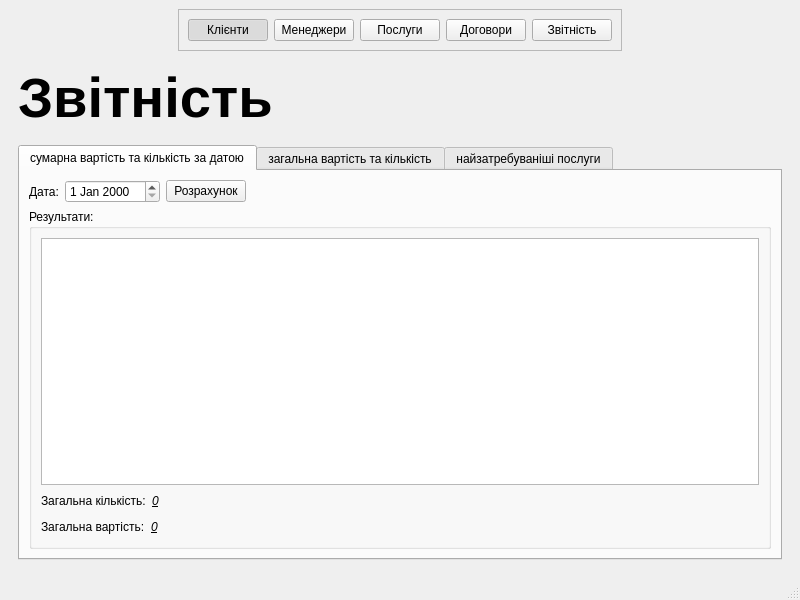
<?xml version="1.0" encoding="UTF-8"?>
<ui version="4.0">
 <class>MainWindow</class>
 <widget class="QMainWindow" name="MainWindow">
  <property name="geometry">
   <rect>
    <x>0</x>
    <y>0</y>
    <width>800</width>
    <height>600</height>
   </rect>
  </property>
  <property name="windowTitle">
   <string>Головне</string>
  </property>
  <widget class="QWidget" name="centralwidget">
   <layout class="QVBoxLayout" name="verticalLayout">
    <item>
     <layout class="QHBoxLayout" name="horizontalLayout_2">
      <item>
       <spacer name="horizontalSpacer">
        <property name="orientation">
         <enum>Qt::Horizontal</enum>
        </property>
        <property name="sizeHint" stdset="0">
         <size>
          <width>40</width>
          <height>20</height>
         </size>
        </property>
       </spacer>
      </item>
      <item>
       <widget class="QFrame" name="frame_menu_buttons">
        <property name="frameShape">
         <enum>QFrame::StyledPanel</enum>
        </property>
        <property name="frameShadow">
         <enum>QFrame::Raised</enum>
        </property>
        <layout class="QHBoxLayout" name="horizontalLayout">
         <item>
          <widget class="QPushButton" name="pushButton">
           <property name="text">
            <string>Клієнти</string>
           </property>
           <property name="checkable">
            <bool>true</bool>
           </property>
           <property name="checked">
            <bool>true</bool>
           </property>
           <property name="autoExclusive">
            <bool>true</bool>
           </property>
          </widget>
         </item>
         <item>
          <widget class="QPushButton" name="pushButton_2">
           <property name="text">
            <string>Менеджери</string>
           </property>
           <property name="checkable">
            <bool>true</bool>
           </property>
           <property name="autoExclusive">
            <bool>true</bool>
           </property>
          </widget>
         </item>
         <item>
          <widget class="QPushButton" name="pushButton_3">
           <property name="text">
            <string>Послуги</string>
           </property>
           <property name="checkable">
            <bool>true</bool>
           </property>
           <property name="autoExclusive">
            <bool>true</bool>
           </property>
          </widget>
         </item>
         <item>
          <widget class="QPushButton" name="pushButton_4">
           <property name="text">
            <string>Договори</string>
           </property>
           <property name="checkable">
            <bool>true</bool>
           </property>
           <property name="autoExclusive">
            <bool>true</bool>
           </property>
          </widget>
         </item>
         <item>
          <widget class="QPushButton" name="pushButton_5">
           <property name="text">
            <string>Звітність</string>
           </property>
           <property name="checkable">
            <bool>true</bool>
           </property>
           <property name="autoExclusive">
            <bool>true</bool>
           </property>
          </widget>
         </item>
        </layout>
       </widget>
      </item>
      <item>
       <spacer name="horizontalSpacer_2">
        <property name="orientation">
         <enum>Qt::Horizontal</enum>
        </property>
        <property name="sizeHint" stdset="0">
         <size>
          <width>40</width>
          <height>20</height>
         </size>
        </property>
       </spacer>
      </item>
     </layout>
    </item>
    <item>
     <widget class="QStackedWidget" name="stackedWidget">
      <property name="currentIndex">
       <number>4</number>
      </property>
      <widget class="QWidget" name="page">
       <layout class="QVBoxLayout" name="verticalLayout_2">
        <item>
         <widget class="QLabel" name="label">
          <property name="font">
           <font>
            <pointsize>42</pointsize>
            <bold>true</bold>
           </font>
          </property>
          <property name="text">
           <string>Клієнти</string>
          </property>
         </widget>
        </item>
        <item>
         <spacer name="verticalSpacer_4">
          <property name="orientation">
           <enum>Qt::Vertical</enum>
          </property>
          <property name="sizeType">
           <enum>QSizePolicy::Fixed</enum>
          </property>
          <property name="sizeHint" stdset="0">
           <size>
            <width>20</width>
            <height>10</height>
           </size>
          </property>
         </spacer>
        </item>
        <item>
         <widget class="QTableView" name="tableView_clients">
          <property name="editTriggers">
           <set>QAbstractItemView::NoEditTriggers</set>
          </property>
          <property name="selectionMode">
           <enum>QAbstractItemView::SingleSelection</enum>
          </property>
          <property name="selectionBehavior">
           <enum>QAbstractItemView::SelectRows</enum>
          </property>
          <property name="sortingEnabled">
           <bool>true</bool>
          </property>
          <attribute name="horizontalHeaderCascadingSectionResizes">
           <bool>false</bool>
          </attribute>
          <attribute name="horizontalHeaderShowSortIndicator" stdset="0">
           <bool>true</bool>
          </attribute>
          <attribute name="horizontalHeaderStretchLastSection">
           <bool>true</bool>
          </attribute>
          <attribute name="verticalHeaderVisible">
           <bool>false</bool>
          </attribute>
         </widget>
        </item>
        <item>
         <layout class="QHBoxLayout" name="horizontalLayout_3">
          <item>
           <widget class="QPushButton" name="pushButton_clients_remove">
            <property name="text">
             <string>Видалити</string>
            </property>
           </widget>
          </item>
          <item>
           <spacer name="horizontalSpacer_3">
            <property name="orientation">
             <enum>Qt::Horizontal</enum>
            </property>
            <property name="sizeHint" stdset="0">
             <size>
              <width>40</width>
              <height>20</height>
             </size>
            </property>
           </spacer>
          </item>
          <item>
           <widget class="QPushButton" name="pushButton_clients_edit">
            <property name="text">
             <string>Редагувати</string>
            </property>
           </widget>
          </item>
          <item>
           <widget class="QPushButton" name="pushButton_clients_add">
            <property name="text">
             <string>Додати</string>
            </property>
           </widget>
          </item>
         </layout>
        </item>
       </layout>
      </widget>
      <widget class="QWidget" name="page_2">
       <layout class="QVBoxLayout" name="verticalLayout_3">
        <item>
         <widget class="QLabel" name="label_2">
          <property name="font">
           <font>
            <pointsize>42</pointsize>
            <bold>true</bold>
           </font>
          </property>
          <property name="text">
           <string>Менеджери</string>
          </property>
         </widget>
        </item>
        <item>
         <spacer name="verticalSpacer_3">
          <property name="orientation">
           <enum>Qt::Vertical</enum>
          </property>
          <property name="sizeType">
           <enum>QSizePolicy::Fixed</enum>
          </property>
          <property name="sizeHint" stdset="0">
           <size>
            <width>20</width>
            <height>10</height>
           </size>
          </property>
         </spacer>
        </item>
        <item>
         <widget class="QTableView" name="tableView_managers">
          <property name="editTriggers">
           <set>QAbstractItemView::NoEditTriggers</set>
          </property>
          <property name="selectionMode">
           <enum>QAbstractItemView::SingleSelection</enum>
          </property>
          <property name="selectionBehavior">
           <enum>QAbstractItemView::SelectRows</enum>
          </property>
          <property name="sortingEnabled">
           <bool>true</bool>
          </property>
          <attribute name="horizontalHeaderStretchLastSection">
           <bool>true</bool>
          </attribute>
          <attribute name="verticalHeaderVisible">
           <bool>false</bool>
          </attribute>
         </widget>
        </item>
        <item>
         <layout class="QHBoxLayout" name="horizontalLayout_4">
          <item>
           <widget class="QPushButton" name="pushButton_managers_remove">
            <property name="text">
             <string>Видалити</string>
            </property>
           </widget>
          </item>
          <item>
           <spacer name="horizontalSpacer_4">
            <property name="orientation">
             <enum>Qt::Horizontal</enum>
            </property>
            <property name="sizeHint" stdset="0">
             <size>
              <width>40</width>
              <height>20</height>
             </size>
            </property>
           </spacer>
          </item>
          <item>
           <widget class="QPushButton" name="pushButton_managers_edit">
            <property name="text">
             <string>Редагувати</string>
            </property>
           </widget>
          </item>
          <item>
           <widget class="QPushButton" name="pushButton_managers_add">
            <property name="text">
             <string>Додати</string>
            </property>
           </widget>
          </item>
         </layout>
        </item>
       </layout>
      </widget>
      <widget class="QWidget" name="page_3">
       <layout class="QVBoxLayout" name="verticalLayout_4">
        <item>
         <widget class="QLabel" name="label_3">
          <property name="font">
           <font>
            <pointsize>42</pointsize>
            <bold>true</bold>
           </font>
          </property>
          <property name="text">
           <string>Послуги</string>
          </property>
         </widget>
        </item>
        <item>
         <spacer name="verticalSpacer_2">
          <property name="orientation">
           <enum>Qt::Vertical</enum>
          </property>
          <property name="sizeType">
           <enum>QSizePolicy::Fixed</enum>
          </property>
          <property name="sizeHint" stdset="0">
           <size>
            <width>20</width>
            <height>10</height>
           </size>
          </property>
         </spacer>
        </item>
        <item>
         <widget class="QTableView" name="tableView_services">
          <property name="editTriggers">
           <set>QAbstractItemView::NoEditTriggers</set>
          </property>
          <property name="selectionMode">
           <enum>QAbstractItemView::SingleSelection</enum>
          </property>
          <property name="selectionBehavior">
           <enum>QAbstractItemView::SelectRows</enum>
          </property>
          <property name="sortingEnabled">
           <bool>true</bool>
          </property>
          <attribute name="horizontalHeaderStretchLastSection">
           <bool>true</bool>
          </attribute>
          <attribute name="verticalHeaderVisible">
           <bool>false</bool>
          </attribute>
         </widget>
        </item>
        <item>
         <layout class="QHBoxLayout" name="horizontalLayout_5">
          <item>
           <widget class="QPushButton" name="pushButton_services_remove">
            <property name="text">
             <string>Видалити</string>
            </property>
           </widget>
          </item>
          <item>
           <spacer name="horizontalSpacer_5">
            <property name="orientation">
             <enum>Qt::Horizontal</enum>
            </property>
            <property name="sizeHint" stdset="0">
             <size>
              <width>40</width>
              <height>20</height>
             </size>
            </property>
           </spacer>
          </item>
          <item>
           <widget class="QPushButton" name="pushButton_services_edit">
            <property name="text">
             <string>Редагувати</string>
            </property>
           </widget>
          </item>
          <item>
           <widget class="QPushButton" name="pushButton_services_add">
            <property name="text">
             <string>Додати</string>
            </property>
           </widget>
          </item>
         </layout>
        </item>
       </layout>
      </widget>
      <widget class="QWidget" name="page_4">
       <layout class="QVBoxLayout" name="verticalLayout_5">
        <item>
         <widget class="QLabel" name="label_4">
          <property name="font">
           <font>
            <pointsize>42</pointsize>
            <bold>true</bold>
           </font>
          </property>
          <property name="text">
           <string>Договори</string>
          </property>
         </widget>
        </item>
        <item>
         <spacer name="verticalSpacer">
          <property name="orientation">
           <enum>Qt::Vertical</enum>
          </property>
          <property name="sizeType">
           <enum>QSizePolicy::Fixed</enum>
          </property>
          <property name="sizeHint" stdset="0">
           <size>
            <width>20</width>
            <height>10</height>
           </size>
          </property>
         </spacer>
        </item>
        <item>
         <widget class="QTableView" name="tableView_orders">
          <property name="editTriggers">
           <set>QAbstractItemView::NoEditTriggers</set>
          </property>
          <property name="selectionMode">
           <enum>QAbstractItemView::SingleSelection</enum>
          </property>
          <property name="selectionBehavior">
           <enum>QAbstractItemView::SelectRows</enum>
          </property>
          <property name="sortingEnabled">
           <bool>true</bool>
          </property>
          <attribute name="horizontalHeaderStretchLastSection">
           <bool>true</bool>
          </attribute>
          <attribute name="verticalHeaderVisible">
           <bool>false</bool>
          </attribute>
         </widget>
        </item>
        <item>
         <layout class="QHBoxLayout" name="horizontalLayout_6">
          <item>
           <widget class="QPushButton" name="pushButton_orders_remove">
            <property name="text">
             <string>Видалити</string>
            </property>
           </widget>
          </item>
          <item>
           <spacer name="horizontalSpacer_6">
            <property name="orientation">
             <enum>Qt::Horizontal</enum>
            </property>
            <property name="sizeHint" stdset="0">
             <size>
              <width>40</width>
              <height>20</height>
             </size>
            </property>
           </spacer>
          </item>
          <item>
           <widget class="QPushButton" name="pushButton_orders_add">
            <property name="text">
             <string>Додати</string>
            </property>
           </widget>
          </item>
         </layout>
        </item>
       </layout>
      </widget>
      <widget class="QWidget" name="page_5">
       <layout class="QVBoxLayout" name="verticalLayout_6">
        <item>
         <widget class="QLabel" name="label_5">
          <property name="font">
           <font>
            <pointsize>42</pointsize>
            <bold>true</bold>
           </font>
          </property>
          <property name="text">
           <string>Звітність</string>
          </property>
         </widget>
        </item>
        <item>
         <spacer name="verticalSpacer_5">
          <property name="orientation">
           <enum>Qt::Vertical</enum>
          </property>
          <property name="sizeType">
           <enum>QSizePolicy::Fixed</enum>
          </property>
          <property name="sizeHint" stdset="0">
           <size>
            <width>20</width>
            <height>10</height>
           </size>
          </property>
         </spacer>
        </item>
        <item>
         <widget class="QTabWidget" name="tabWidget_reporting">
          <property name="currentIndex">
           <number>0</number>
          </property>
          <widget class="QWidget" name="tab">
           <attribute name="title">
            <string>сумарна вартість та кількість за датою</string>
           </attribute>
           <layout class="QVBoxLayout" name="verticalLayout_8">
            <item>
             <layout class="QHBoxLayout" name="horizontalLayout_7">
              <item>
               <widget class="QLabel" name="label_6">
                <property name="text">
                 <string>Дата:</string>
                </property>
               </widget>
              </item>
              <item>
               <widget class="QDateEdit" name="dateEdit"/>
              </item>
              <item>
               <widget class="QPushButton" name="pushButton_report_1_calc">
                <property name="text">
                 <string>Розрахунок</string>
                </property>
               </widget>
              </item>
              <item>
               <spacer name="horizontalSpacer_7">
                <property name="orientation">
                 <enum>Qt::Horizontal</enum>
                </property>
                <property name="sizeHint" stdset="0">
                 <size>
                  <width>40</width>
                  <height>20</height>
                 </size>
                </property>
               </spacer>
              </item>
             </layout>
            </item>
            <item>
             <layout class="QHBoxLayout" name="horizontalLayout_10">
              <item>
               <widget class="QGroupBox" name="groupBox">
                <property name="title">
                 <string>Результати:</string>
                </property>
                <layout class="QVBoxLayout" name="verticalLayout_7">
                 <item>
                  <widget class="QTableView" name="tableView_report_1_orders">
                   <property name="editTriggers">
                    <set>QAbstractItemView::NoEditTriggers</set>
                   </property>
                   <property name="selectionMode">
                    <enum>QAbstractItemView::SingleSelection</enum>
                   </property>
                   <property name="selectionBehavior">
                    <enum>QAbstractItemView::SelectRows</enum>
                   </property>
                   <property name="sortingEnabled">
                    <bool>true</bool>
                   </property>
                   <attribute name="horizontalHeaderStretchLastSection">
                    <bool>true</bool>
                   </attribute>
                   <attribute name="verticalHeaderVisible">
                    <bool>false</bool>
                   </attribute>
                  </widget>
                 </item>
                 <item>
                  <layout class="QHBoxLayout" name="horizontalLayout_8">
                   <item>
                    <widget class="QLabel" name="label_7">
                     <property name="text">
                      <string>Загальна кількість:</string>
                     </property>
                    </widget>
                   </item>
                   <item>
                    <widget class="QLabel" name="label_report_1_total_number">
                     <property name="font">
                      <font>
                       <italic>true</italic>
                       <underline>true</underline>
                      </font>
                     </property>
                     <property name="text">
                      <string>0</string>
                     </property>
                    </widget>
                   </item>
                   <item>
                    <spacer name="horizontalSpacer_8">
                     <property name="orientation">
                      <enum>Qt::Horizontal</enum>
                     </property>
                     <property name="sizeHint" stdset="0">
                      <size>
                       <width>40</width>
                       <height>20</height>
                      </size>
                     </property>
                    </spacer>
                   </item>
                  </layout>
                 </item>
                 <item>
                  <layout class="QHBoxLayout" name="horizontalLayout_9">
                   <item>
                    <widget class="QLabel" name="label_9">
                     <property name="text">
                      <string>Загальна вартість:</string>
                     </property>
                    </widget>
                   </item>
                   <item>
                    <widget class="QLabel" name="label_report_1_total_cost">
                     <property name="font">
                      <font>
                       <italic>true</italic>
                       <underline>true</underline>
                      </font>
                     </property>
                     <property name="text">
                      <string>0</string>
                     </property>
                    </widget>
                   </item>
                   <item>
                    <spacer name="horizontalSpacer_9">
                     <property name="orientation">
                      <enum>Qt::Horizontal</enum>
                     </property>
                     <property name="sizeHint" stdset="0">
                      <size>
                       <width>40</width>
                       <height>20</height>
                      </size>
                     </property>
                    </spacer>
                   </item>
                  </layout>
                 </item>
                </layout>
               </widget>
              </item>
             </layout>
            </item>
           </layout>
          </widget>
          <widget class="QWidget" name="tab_2">
           <attribute name="title">
            <string>загальна вартість та кількість</string>
           </attribute>
           <layout class="QVBoxLayout" name="verticalLayout_10">
            <item>
             <layout class="QHBoxLayout" name="horizontalLayout_11">
              <item>
               <widget class="QGroupBox" name="groupBox_2">
                <property name="title">
                 <string>Результати:</string>
                </property>
                <layout class="QVBoxLayout" name="verticalLayout_9">
                 <item>
                  <widget class="QTableView" name="tableView_report_2_orders">
                   <property name="editTriggers">
                    <set>QAbstractItemView::NoEditTriggers</set>
                   </property>
                   <property name="selectionMode">
                    <enum>QAbstractItemView::SingleSelection</enum>
                   </property>
                   <property name="selectionBehavior">
                    <enum>QAbstractItemView::SelectRows</enum>
                   </property>
                   <property name="sortingEnabled">
                    <bool>true</bool>
                   </property>
                   <attribute name="horizontalHeaderStretchLastSection">
                    <bool>true</bool>
                   </attribute>
                   <attribute name="verticalHeaderVisible">
                    <bool>false</bool>
                   </attribute>
                  </widget>
                 </item>
                 <item>
                  <layout class="QHBoxLayout" name="horizontalLayout_12">
                   <item>
                    <widget class="QLabel" name="label_11">
                     <property name="text">
                      <string>Загальна кількість:</string>
                     </property>
                    </widget>
                   </item>
                   <item>
                    <widget class="QLabel" name="label_report_2_total_number">
                     <property name="font">
                      <font>
                       <italic>true</italic>
                       <underline>true</underline>
                      </font>
                     </property>
                     <property name="text">
                      <string>0</string>
                     </property>
                    </widget>
                   </item>
                   <item>
                    <spacer name="horizontalSpacer_11">
                     <property name="orientation">
                      <enum>Qt::Horizontal</enum>
                     </property>
                     <property name="sizeHint" stdset="0">
                      <size>
                       <width>40</width>
                       <height>20</height>
                      </size>
                     </property>
                    </spacer>
                   </item>
                  </layout>
                 </item>
                 <item>
                  <layout class="QHBoxLayout" name="horizontalLayout_13">
                   <item>
                    <widget class="QLabel" name="label_13">
                     <property name="text">
                      <string>Загальна вартість:</string>
                     </property>
                    </widget>
                   </item>
                   <item>
                    <widget class="QLabel" name="label_report_2_total_cost">
                     <property name="font">
                      <font>
                       <italic>true</italic>
                       <underline>true</underline>
                      </font>
                     </property>
                     <property name="text">
                      <string>0</string>
                     </property>
                    </widget>
                   </item>
                   <item>
                    <spacer name="horizontalSpacer_12">
                     <property name="orientation">
                      <enum>Qt::Horizontal</enum>
                     </property>
                     <property name="sizeHint" stdset="0">
                      <size>
                       <width>40</width>
                       <height>20</height>
                      </size>
                     </property>
                    </spacer>
                   </item>
                  </layout>
                 </item>
                </layout>
               </widget>
              </item>
             </layout>
            </item>
           </layout>
          </widget>
          <widget class="QWidget" name="tab_3">
           <attribute name="title">
            <string>найзатребуваніші послуги</string>
           </attribute>
           <layout class="QVBoxLayout" name="verticalLayout_11">
            <item>
             <widget class="QTableView" name="tableView_report_3_services">
              <property name="editTriggers">
               <set>QAbstractItemView::NoEditTriggers</set>
              </property>
              <property name="selectionMode">
               <enum>QAbstractItemView::SingleSelection</enum>
              </property>
              <property name="selectionBehavior">
               <enum>QAbstractItemView::SelectRows</enum>
              </property>
              <property name="sortingEnabled">
               <bool>true</bool>
              </property>
              <attribute name="horizontalHeaderStretchLastSection">
               <bool>true</bool>
              </attribute>
              <attribute name="verticalHeaderVisible">
               <bool>false</bool>
              </attribute>
             </widget>
            </item>
           </layout>
          </widget>
         </widget>
        </item>
       </layout>
      </widget>
     </widget>
    </item>
   </layout>
  </widget>
  <widget class="QStatusBar" name="statusbar"/>
 </widget>
 <resources/>
 <connections/>
</ui>
